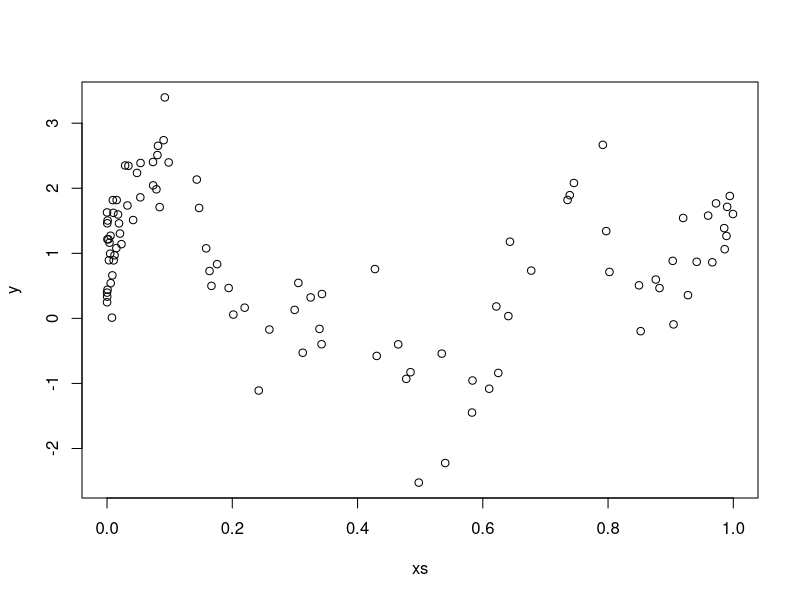
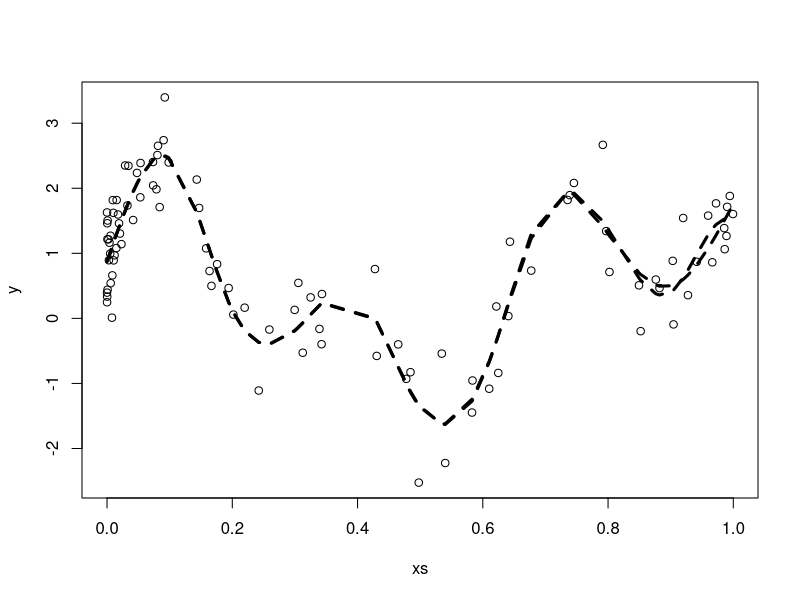

R code for these plots, in order:
### Base spline, natural spline
x <- rbeta(100,0.3,0.5)
xs <- sort(x)
m <- sin(xs*10)+sin(xs*20)+(2*xs-1)^2 ### regression function
y <- m+rnorm(100,0,0.5)
plot(xs,y,"p") ### (xs,y) simulated data
library(splines)
B <- bs(xs,knots=c(0.1,0.2,0.3,0.4,0.5,0.6,0.7,0.8,0.9))
Mb <- lm(y~B)
plot(xs,y,"p")
lines(xs,fitted(Mb),lwd=3,lty=2)
N <- ns(xs,knots=c(0.1,0.2,0.3,0.4,0.5,0.6,0.7,0.8,0.9))
Mn <- lm(y~N)
lines(xs,fitted(Mn),lwd=3,lty=2)
